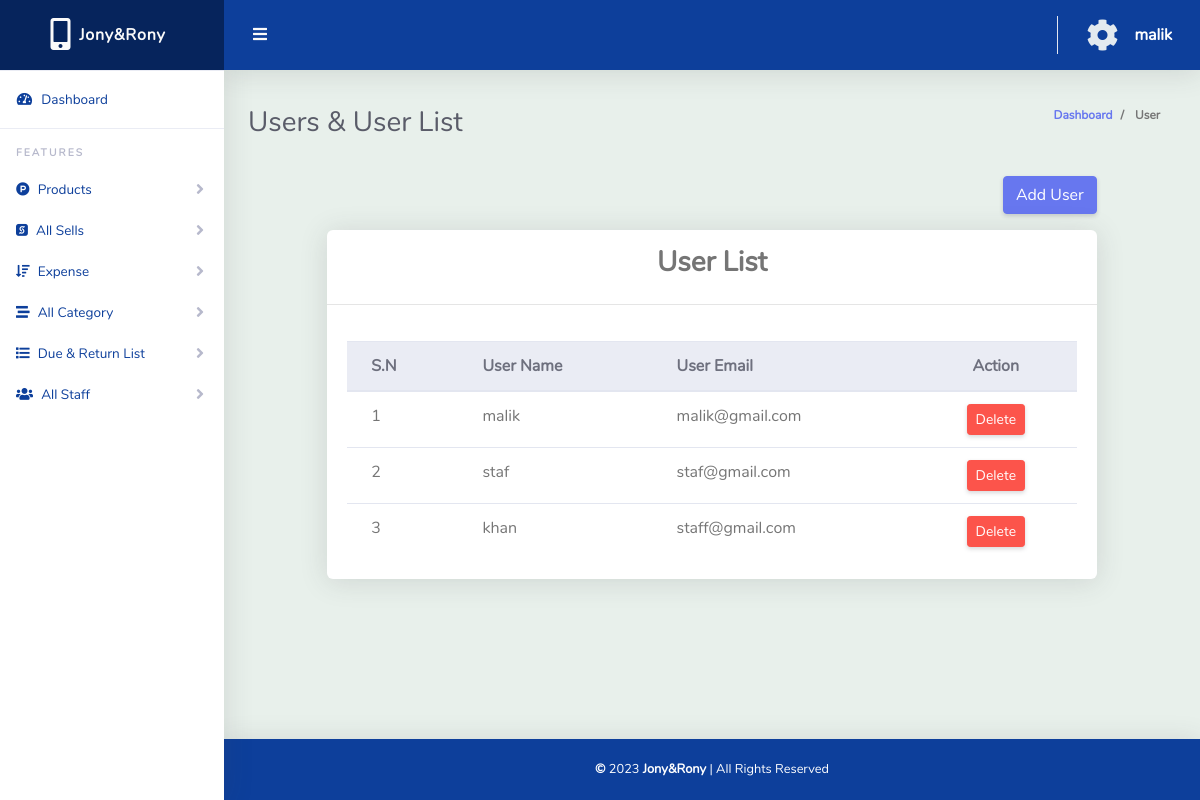
The app's page /user.php (signed in) with its own data.
### tables this page shows
CREATE TABLE `tbl_user` (
  `User_id` int(11) NOT NULL,
  `user_name` varchar(15) NOT NULL,
  `user_email` varchar(25) NOT NULL,
  `user_pass` varchar(64) NOT NULL,
  `role` int(2) NOT NULL DEFAULT 0
);

### classes/user.php (called while the page is built, shortened)
<?php
$filepath = realpath(dirname(__FILE__));
include_once($filepath . '/../lib/Database.php');
include_once($filepath . '/../lib/Query.php');
class User
{
    private $qu;
    public function __construct()
    {
        $this->qu = new Query();
    }
    public function AllUser()
    {
        $query = "SELECT * FROM tbl_user WHERE role ='0' || role ='1' ORDER BY User_id asc";
        $result = $this->qu->select($query);
        return $result;
    }
}

### lib/Database.php (called while the page is built, shortened)
<?php
$filepath = realpath(dirname(__FILE__));
class Database
{
	public $host   = DB_HOST;
	public $user   = DB_USER;
	public $pass   = DB_PASS;
	public $dbname = DB_NAME;
	private function connectDB()
	{
		$this->link = new mysqli($this->host, $this->user, $this->pass, $this->dbname);
	}
}

### lib/Query.php (called while the page is built, shortened)
<?php
$filepath = realpath(dirname(__FILE__));
include_once($filepath . '/Database.php');
class Query extends Database{
	public function select($query)
	{
		$result = $this->link->query($query) or die($this->link->error . __LINE__);
		if ($result->num_rows > 0) {
			return $result;
		} else {
			return false;
		}
	}
}
?>

### user.php (the view, shortened to what this page needs)
<?php
$filepath = realpath(dirname(__FILE__));
include_once($filepath . '/inc/header.php');
?>
<div class="container-fluid" id="container-wrapper">
    <div class="d-sm-flex align-items-center justify-content-between mb-4">
        <h1 class="h3 mb-0 text-gray-800">Users & User List</h1>
        <ol class="breadcrumb">
            <li class="breadcrumb-item">
                <a href="dashboard.php">Dashboard</a>
            </li>
            <li class="breadcrumb-item active" aria-current="page">
                User
            </li>
        </ol>
    </div>
    <div class="row mb-3">
        <div class="col-md-1"></div>
        <div class="col-md-10">
            <button type="button" class="btn btn-primary float-right" data-toggle="modal" data-target="#staticBackdrop">
                Add User
            </button>
        </div>
        <div class="col-md-1"></div>
    </div>
    <div class="row mb-3">
        <div class="col-md-1 mb-4">
        </div>
        <div class="col-md-10 mb-4">
            <div class="card">
                <h3 class="text-center pt-3 font-weight-bold">User List</h3>
                <hr>
                <div class="card-body">
                    <div class="table-responsive">
                        <table class="table align-items-center table-flush">
                            <thead class="thead-light">
                                <tr>
                                    <th>S.N</th>
                                    <th>User Name</th>
                                    <th>User Email</th>
                                    <th class="text-center">Action</th>
                                </tr>
                            </thead>
                            <tbody>
                                <?php
                                $getUser = $usr->AllUser();
                                if ($getUser) {
                                    $i = 0;
                                    while ($result = $getUser->fetch_assoc()) {
                                        $i++;
                                ?>
                                        <tr>
                                            <td><?php echo $i; ?></td>
                                            <td><?php echo $result['user_name']; ?></td>
                                            <td><?php echo $result['user_email']; ?></td>
                                            <td class="text-center">
                                                <a onclick="return confirm('Are You Sure To Delete !');" href="?delusr=<?php echo $result['User_id']; ?>" class="btn btn-sm btn-danger">Delete</a>
                                            </td>
                                        </tr>
                                <?php }
                                } ?>
                            </tbody>
                        </table>
                    </div>
                </div>
            </div>
        </div>
        <div class="col-md-1 mb-4">
        </div>
    </div>
</div>
<?php
include_once($filepath . '/inc/footer.php');
?>

### records on screen
tbl_user: user_name "malik", user_email "malik@gmail.com"
tbl_user: user_name "staf", user_email "staf@gmail.com"
tbl_user: user_name "khan", user_email "staff@gmail.com"

### other values on screen
Session::get("user") "malik"
